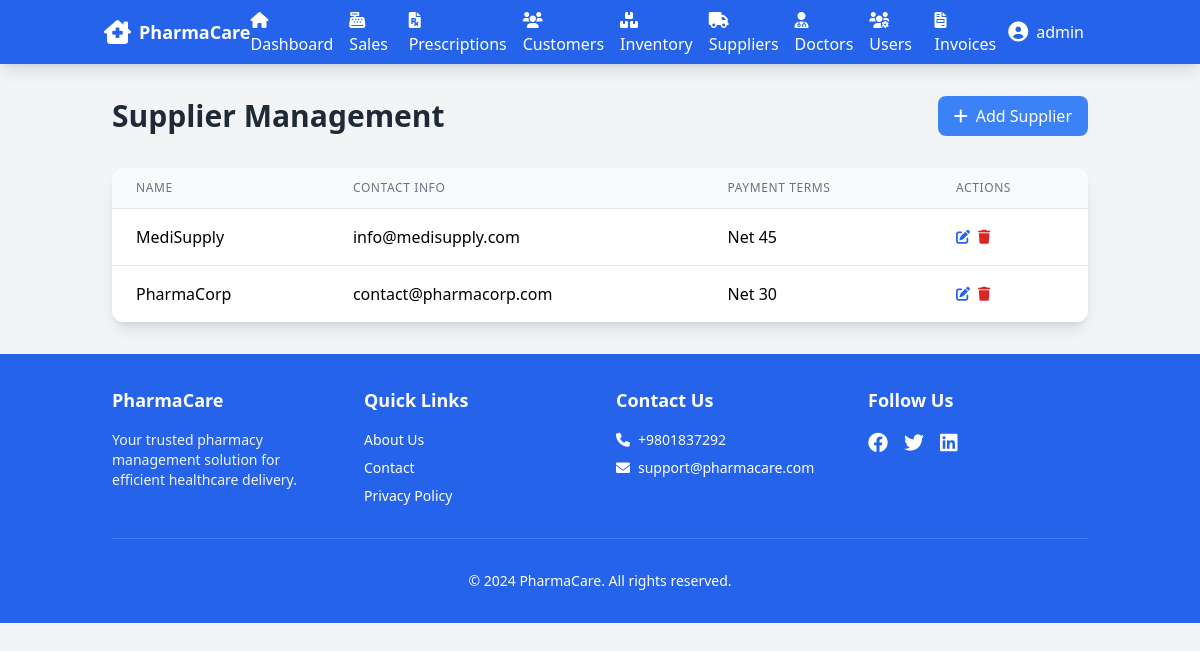
Before: /suppliers/suppliers.php (signed in) with the older database file.
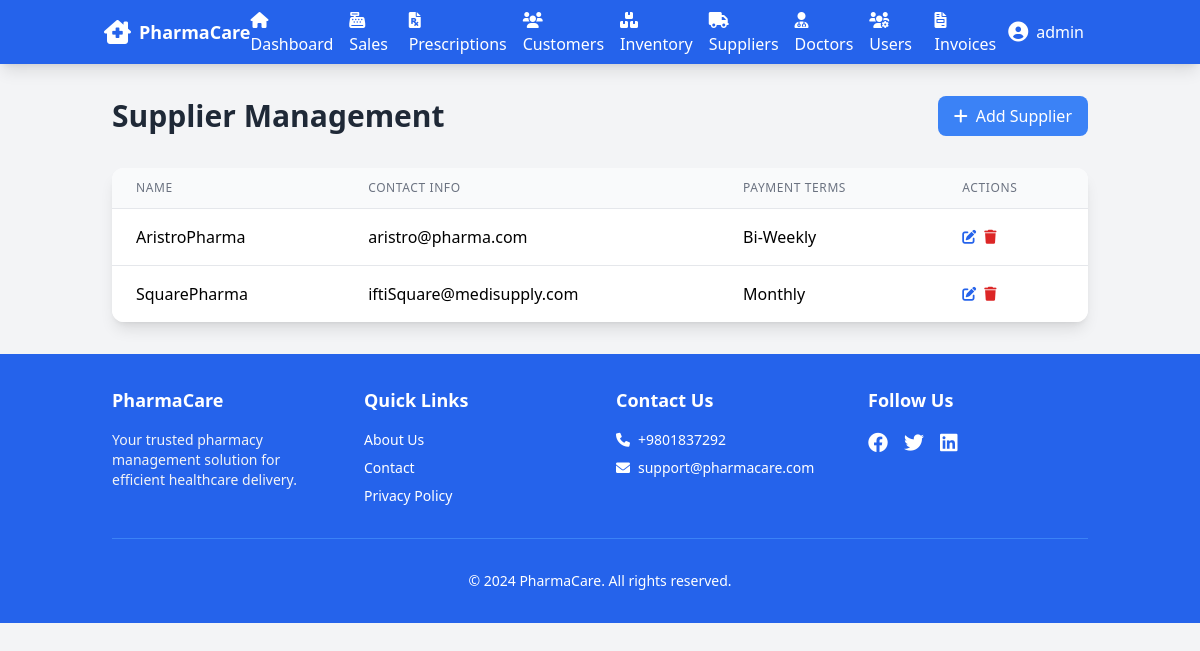
After: the same page with the newer database file.
### tables this page shows
CREATE TABLE `supplier` (
  `supplier_id` int(11) NOT NULL,
  `name` varchar(100) NOT NULL,
  `contact_info` varchar(200) DEFAULT NULL,
  `payment_terms` varchar(100) DEFAULT NULL,
  `user_id` int(11) DEFAULT NULL
);

### includes/db_connect.php (called while the page is built, shortened)
<?php
$base_url = 'http://127.0.0.1/pharmacy_management_system/';
?>

### suppliers/suppliers.php (the view, shortened to what this page needs)
<?php
require_once '../includes/db_connect.php';
require_once '../includes/header.php';
$stmt = $pdo->query("SELECT * FROM SUPPLIER ORDER BY name");
$suppliers = $stmt->fetchAll(PDO::FETCH_ASSOC);
?>
<div class="container mx-auto px-6 py-8">
    <div class="flex justify-between items-center mb-8">
        <h1 class="text-3xl font-bold text-gray-800">Supplier Management</h1>
        <a href="<?php echo $base_url; ?>suppliers/add_supplier.php"
           class="bg-blue-500 hover:bg-blue-600 text-white px-4 py-2 rounded-lg transition duration-200">
            <i class="fas fa-plus mr-2"></i>Add Supplier
        </a>
    </div>
    <div class="bg-white rounded-xl shadow-lg overflow-hidden">
        <div class="overflow-x-auto">
            <table class="min-w-full divide-y divide-gray-200">
                <thead class="bg-gray-50">
                    <tr>
                        <th class="px-6 py-3 text-left text-xs font-medium text-gray-500 uppercase tracking-wider">Name</th>
                        <th class="px-6 py-3 text-left text-xs font-medium text-gray-500 uppercase tracking-wider">Contact Info</th>
                        <th class="px-6 py-3 text-left text-xs font-medium text-gray-500 uppercase tracking-wider">Payment Terms</th>
                        <th class="px-6 py-3 text-left text-xs font-medium text-gray-500 uppercase tracking-wider">Actions</th>
                    </tr>
                </thead>
                <tbody class="bg-white divide-y divide-gray-200">
                    <?php foreach ($suppliers as $supplier): ?>
                    <tr class="hover:bg-gray-50">
                        <td class="px-6 py-4 whitespace-nowrap"><?php echo htmlspecialchars($supplier['name']); ?></td>
                        <td class="px-6 py-4 whitespace-nowrap"><?php echo htmlspecialchars($supplier['contact_info']); ?></td>
                        <td class="px-6 py-4 whitespace-nowrap"><?php echo htmlspecialchars($supplier['payment_terms']); ?></td>
                        <td class="px-6 py-4 whitespace-nowrap text-sm">
                            <div class="flex space-x-2">
                                <a href="<?php echo $base_url; ?>suppliers/edit_supplier.php?id=<?php echo $supplier['supplier_id']; ?>"
                                   class="text-blue-600 hover:text-blue-900">
                                    <i class="fas fa-edit"></i>
                                </a>
                                <form action="" method="POST" class="inline"
                                      onsubmit="return confirm('Are you sure you want to delete this supplier?');">
                                    <button type="submit" name="delete_supplier" class="text-red-600 hover:text-red-900">
                                        <i class="fas fa-trash"></i>
                                    </button>
                                </form>
                            </div>
                        </td>
                    </tr>
                    <?php endforeach; ?>
                </tbody>
            </table>
        </div>
    </div>
</div>
<?php require_once '../includes/footer.php'; ?>

Changed rows visible on the page:
removed supplier: name "PharmaCorp", contact_info "contact@pharmacorp.com", payment_terms "Net 30"
added supplier: name "AristroPharma", contact_info "aristro@pharma.com", payment_terms "Bi-Weekly"
changed supplier: name "MediSupply" → "SquarePharma"; contact_info "info@medisupply.com" → "iftiSquare@medisupply.com"; payment_terms "Net 45" → "Monthly"
